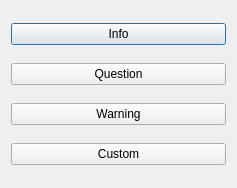
<?xml version="1.0" encoding="UTF-8"?>
<ui version="4.0">
 <class>Dialog</class>
 <widget class="QDialog" name="Dialog">
  <property name="geometry">
   <rect>
    <x>0</x>
    <y>0</y>
    <width>237</width>
    <height>188</height>
   </rect>
  </property>
  <property name="windowTitle">
   <string>Dialog</string>
  </property>
  <layout class="QVBoxLayout" name="verticalLayout">
   <item>
    <widget class="QPushButton" name="btnInfo">
     <property name="text">
      <string>Info</string>
     </property>
    </widget>
   </item>
   <item>
    <widget class="QPushButton" name="btnQuestion">
     <property name="text">
      <string>Question</string>
     </property>
    </widget>
   </item>
   <item>
    <widget class="QPushButton" name="btnWarning">
     <property name="text">
      <string>Warning</string>
     </property>
    </widget>
   </item>
   <item>
    <widget class="QPushButton" name="btnCustom">
     <property name="text">
      <string>Custom</string>
     </property>
    </widget>
   </item>
  </layout>
 </widget>
 <layoutdefault spacing="6" margin="11"/>
 <resources/>
 <connections/>
</ui>
